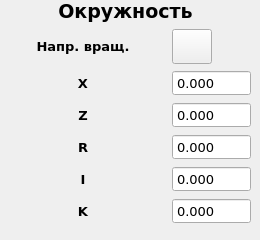
   <widget class="QWidget" name="Curve">
    <widget class="QWidget" name="gridLayoutWidget_4">
     <property name="geometry">
      <rect>
       <x>0</x>
       <y>0</y>
       <width>251</width>
       <height>231</height>
      </rect>
     </property>
     <layout class="QGridLayout" name="CgridLayout">
      <item row="1" column="0">
       <widget class="QLabel" name="C_argDir">
        <property name="font">
         <font>
          <family>Verdana</family>
          <pointsize>10</pointsize>
          <weight>75</weight>
          <bold>true</bold>
         </font>
        </property>
        <property name="text">
         <string>Напр. вращ.</string>
        </property>
        <property name="alignment">
         <set>Qt::AlignCenter</set>
        </property>
       </widget>
      </item>
      <item row="2" column="1">
       <widget class="QDoubleSpinBox" name="C_argX_value">
        <property name="font">
         <font>
          <family>Verdana</family>
          <pointsize>10</pointsize>
         </font>
        </property>
        <property name="locale">
         <locale language="C" country="AnyCountry"/>
        </property>
        <property name="alignment">
         <set>Qt::AlignLeading|Qt::AlignLeft|Qt::AlignVCenter</set>
        </property>
        <property name="buttonSymbols">
         <enum>QAbstractSpinBox::NoButtons</enum>
        </property>
        <property name="decimals">
         <number>3</number>
        </property>
        <property name="minimum">
         <double>-1000.000000000000000</double>
        </property>
        <property name="maximum">
         <double>1000.000000000000000</double>
        </property>
       </widget>
      </item>
      <item row="6" column="0">
       <widget class="QLabel" name="C_argJ">
        <property name="font">
         <font>
          <family>Verdana</family>
          <pointsize>10</pointsize>
          <weight>75</weight>
          <bold>true</bold>
         </font>
        </property>
        <property name="text">
         <string>K</string>
        </property>
        <property name="alignment">
         <set>Qt::AlignCenter</set>
        </property>
       </widget>
      </item>
      <item row="5" column="0">
       <widget class="QLabel" name="C_argI">
        <property name="font">
         <font>
          <family>Verdana</family>
          <pointsize>10</pointsize>
          <weight>75</weight>
          <bold>true</bold>
         </font>
        </property>
        <property name="text">
         <string>I</string>
        </property>
        <property name="alignment">
         <set>Qt::AlignCenter</set>
        </property>
       </widget>
      </item>
      <item row="2" column="0">
       <widget class="QLabel" name="C_argX">
        <property name="font">
         <font>
          <family>Verdana</family>
          <pointsize>10</pointsize>
          <weight>75</weight>
          <bold>true</bold>
         </font>
        </property>
        <property name="text">
         <string>X</string>
        </property>
        <property name="alignment">
         <set>Qt::AlignCenter</set>
        </property>
       </widget>
      </item>
      <item row="0" column="0" colspan="2">
       <widget class="QLabel" name="C_name">
        <property name="font">
         <font>
          <family>Verdana</family>
          <pointsize>14</pointsize>
          <weight>75</weight>
          <bold>true</bold>
         </font>
        </property>
        <property name="text">
         <string>Окружность</string>
        </property>
        <property name="alignment">
         <set>Qt::AlignCenter</set>
        </property>
       </widget>
      </item>
      <item row="3" column="0">
       <widget class="QLabel" name="C_argZ">
        <property name="font">
         <font>
          <family>Verdana</family>
          <pointsize>10</pointsize>
          <weight>75</weight>
          <bold>true</bold>
         </font>
        </property>
        <property name="text">
         <string>Z</string>
        </property>
        <property name="alignment">
         <set>Qt::AlignCenter</set>
        </property>
       </widget>
      </item>
      <item row="7" column="0" colspan="2">
       <spacer name="verticalSpacer_5">
        <property name="orientation">
         <enum>Qt::Vertical</enum>
        </property>
        <property name="sizeHint" stdset="0">
         <size>
          <width>20</width>
          <height>40</height>
         </size>
        </property>
       </spacer>
      </item>
      <item row="5" column="1">
       <widget class="QDoubleSpinBox" name="C_argI_value">
        <property name="font">
         <font>
          <family>Verdana</family>
          <pointsize>10</pointsize>
         </font>
        </property>
        <property name="locale">
         <locale language="C" country="AnyCountry"/>
        </property>
        <property name="buttonSymbols">
         <enum>QAbstractSpinBox::NoButtons</enum>
        </property>
        <property name="decimals">
         <number>3</number>
        </property>
        <property name="minimum">
         <double>-1000.000000000000000</double>
        </property>
        <property name="maximum">
         <double>1000.000000000000000</double>
        </property>
       </widget>
      </item>
      <item row="6" column="1">
       <widget class="QDoubleSpinBox" name="C_argJ_value">
        <property name="font">
         <font>
          <family>Verdana</family>
          <pointsize>10</pointsize>
         </font>
        </property>
        <property name="locale">
         <locale language="C" country="AnyCountry"/>
        </property>
        <property name="buttonSymbols">
         <enum>QAbstractSpinBox::NoButtons</enum>
        </property>
        <property name="decimals">
         <number>3</number>
        </property>
        <property name="minimum">
         <double>-1000.000000000000000</double>
        </property>
        <property name="maximum">
         <double>1000.000000000000000</double>
        </property>
       </widget>
      </item>
      <item row="3" column="1">
       <widget class="QDoubleSpinBox" name="C_argZ_value">
        <property name="font">
         <font>
          <family>Verdana</family>
          <pointsize>10</pointsize>
         </font>
        </property>
        <property name="locale">
         <locale language="C" country="AnyCountry"/>
        </property>
        <property name="buttonSymbols">
         <enum>QAbstractSpinBox::NoButtons</enum>
        </property>
        <property name="decimals">
         <number>3</number>
        </property>
        <property name="minimum">
         <double>-1000.000000000000000</double>
        </property>
        <property name="maximum">
         <double>1000.000000000000000</double>
        </property>
       </widget>
      </item>
      <item row="4" column="0">
       <widget class="QLabel" name="C_argR">
        <property name="font">
         <font>
          <family>Verdana</family>
          <pointsize>10</pointsize>
          <weight>75</weight>
          <bold>true</bold>
         </font>
        </property>
        <property name="text">
         <string>R</string>
        </property>
        <property name="alignment">
         <set>Qt::AlignCenter</set>
        </property>
       </widget>
      </item>
      <item row="4" column="1">
       <widget class="QDoubleSpinBox" name="C_argR_value">
        <property name="font">
         <font>
          <family>Verdana</family>
          <pointsize>10</pointsize>
         </font>
        </property>
        <property name="locale">
         <locale language="C" country="AnyCountry"/>
        </property>
        <property name="buttonSymbols">
         <enum>QAbstractSpinBox::NoButtons</enum>
        </property>
        <property name="decimals">
         <number>3</number>
        </property>
        <property name="minimum">
         <double>-1000.000000000000000</double>
        </property>
        <property name="maximum">
         <double>1000.000000000000000</double>
        </property>
       </widget>
      </item>
      <item row="1" column="1">
       <widget class="QPushButton" name="DirectionButton">
        <property name="sizePolicy">
         <sizepolicy hsizetype="Fixed" vsizetype="Fixed">
          <horstretch>0</horstretch>
          <verstretch>0</verstretch>
         </sizepolicy>
        </property>
        <property name="minimumSize">
         <size>
          <width>35</width>
          <height>35</height>
         </size>
        </property>
        <property name="cursor">
         <cursorShape>ClosedHandCursor</cursorShape>
        </property>
        <property name="styleSheet">
         <string notr="true">background: url(:/data/direction/left.png)</string>
        </property>
        <property name="text">
         <string/>
        </property>
       </widget>
      </item>
     </layout>
    </widget>
   </widget>
